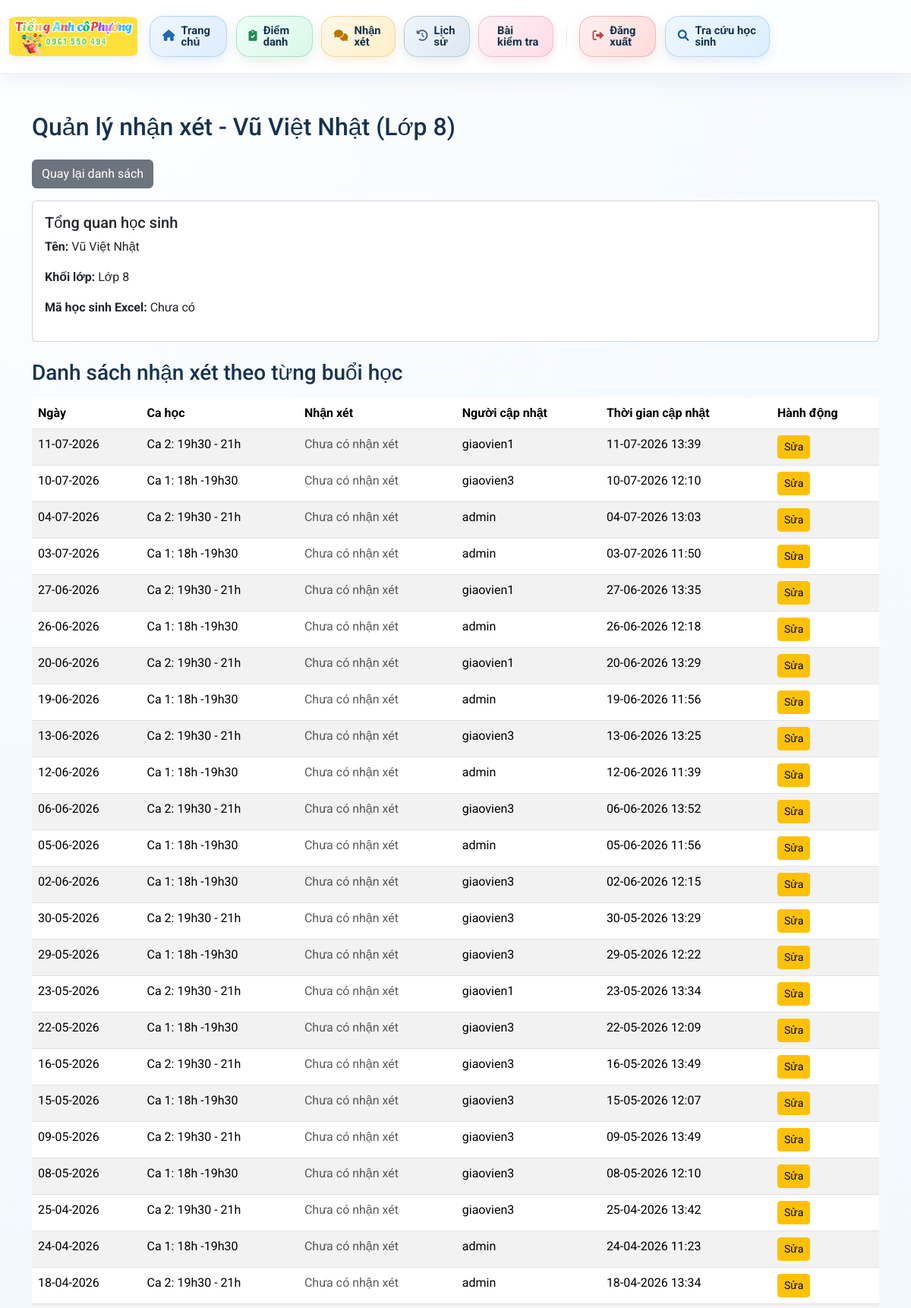
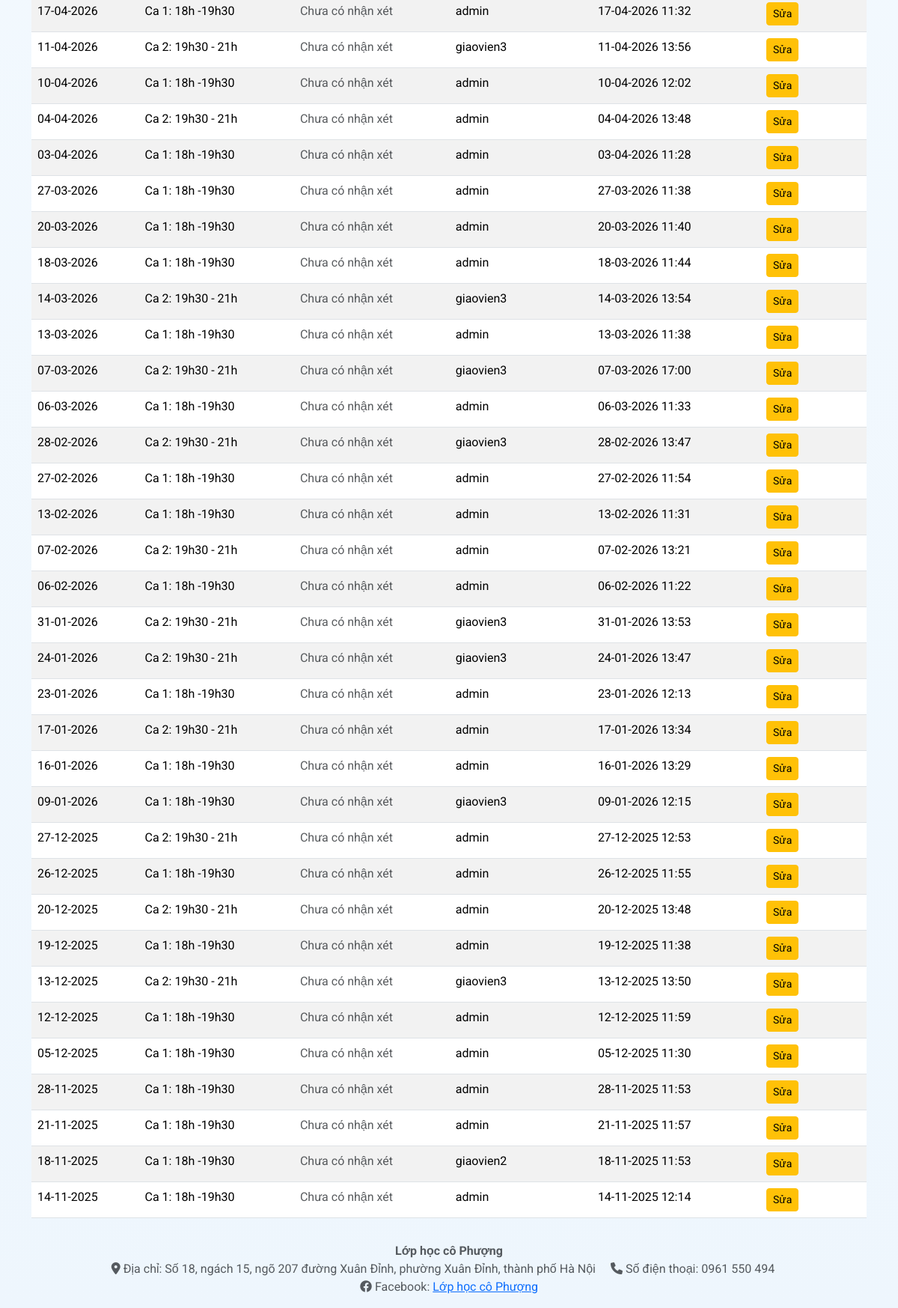
Screenshot of /student_comments/279 (signed in) with the database file from the repository (2 pictures, top to bottom).
### models.py (models this page shows)
class User(UserMixin, db.Model):
    __bind_key__ = 'attendance'
    id = db.Column(db.Integer, primary_key=True)
    username = db.Column(db.String(80), unique=True, nullable=False)
    password = db.Column(db.String(120), nullable=False)
    role = db.Column(db.String(20), default='giaovien', nullable=False) # Đảm bảo trường 'role' tồn tại
    is_admin = db.Column(db.Boolean, default=False)

class Attendance(db.Model):
    __tablename__ = 'attendance'
    __bind_key__ = 'attendance' # This model uses the 'attendance' database
    id = db.Column(db.Integer, primary_key=True)
    student_id = db.Column(db.Integer, nullable=False) # This is NOT a ForeignKey to db_students.Student.id
    date = db.Column(db.Date, nullable=False)
    time_slot = db.Column(db.String(50), nullable=False)
    status = db.Column(db.String(20), nullable=False) # e.g., 'present', 'absent', 'late'
    created_at = db.Column(db.DateTime, default=datetime.utcnow)
    created_by = db.Column(db.Integer, db.ForeignKey('user.id'), nullable=False)
    created_by_user = db.relationship('User', foreign_keys=[created_by], backref='attendance_created')
    updated_at = db.Column(db.DateTime, onupdate=datetime.utcnow)
    update_by = db.Column(db.Integer, db.ForeignKey('user.id'), nullable=True)
    update_by_user = db.relationship('User', foreign_keys=[update_by], backref='attendance_updated')
    comment = db.Column(db.Text, nullable=True)

### app.py (the view)
@app.route('/student_comments/<int:student_id>')
@login_required
def student_comments(student_id):
    student = Student.query.get_or_404(student_id)
    if not current_user.is_admin:
        assignment = TeacherStudentAssignment.query.filter_by(teacher_id=current_user.id, student_id=student_id).first()
        if not assignment:
            flash('Bạn không có quyền xem nhận xét của học sinh này.', 'danger')
            return redirect(url_for('comment_management'))
    if ATTENDANCE_COMMENT_SUPPORTED:
        all_attendances = db.session.query(Attendance).filter_by(student_id=student_id).order_by(Attendance.date.desc(), Attendance.time_slot.desc()).all()
    else:
        all_attendances = []
    return render_template(
        'student_comments.html',
        student=student,
        all_attendances=all_attendances,
        attendance_comment_supported=ATTENDANCE_COMMENT_SUPPORTED
    )

### app.py (called while the page is built)
@login_manager.user_loader
def load_user(user_id):
    return db.session.get(User, int(user_id))

### templates/student_comments.html (shortened to what this page needs)
{% extends "base.html" %}
{% block content %}
<div class="student-comments-container mt-4">
    <h2 class="mb-4">Quản lý nhận xét - {{ student.name }} ({{ student.grade }})</h2>
    <a href="{{ url_for('comment_management') }}" class="btn btn-secondary mb-3">Quay lại danh sách</a>
    <div class="card mb-4">
        <div class="card-body">
            <h5 class="card-title">Tổng quan học sinh</h5>
            <p><strong>Tên:</strong> {{ student.name }}</p>
            <p><strong>Khối lớp:</strong> {{ student.grade }}</p>
            <p><strong>Mã học sinh Excel:</strong> {{ student.excel_student_id or 'Chưa có' }}</p>
        </div>
    </div>
    <h3 class="mb-3">Danh sách nhận xét theo từng buổi học</h3>
    {% if all_attendances %}
    <div class="table-responsive">
        <table class="table table-striped table-hover">
            <thead>
                <tr>
                    <th>Ngày</th>
                    <th>Ca học</th>
                    <th>Nhận xét</th>
                    <th>Người cập nhật</th>
                    <th>Thời gian cập nhật</th>
                    <th>Hành động</th>
                </tr>
            </thead>
            <tbody>
                {% for attendance in all_attendances %}
                <tr>
                    <td>{{ attendance.date.strftime('%d-%m-%Y') }}</td>
                    <td>{{ attendance.time_slot }}</td>
                    <td>
                        {% if attendance.comment %}
                            {{ attendance.comment[:100] }}{% if attendance.comment|length > 100 %}...{% endif %}
                        {% else %}
                            <span class="text-muted">Chưa có nhận xét</span>
                        {% endif %}
                    </td>
                    <td>{{ attendance.update_by_user.username if attendance.update_by_user else attendance.created_by_user.username }}</td>
                    <td>{{ attendance.updated_at.strftime('%d-%m-%Y %H:%M') if attendance.updated_at else attendance.created_at.strftime('%d-%m-%Y %H:%M') }}</td>
                    <td>
                        <button type="button" class="btn btn-warning btn-sm edit-comment-btn"
                                data-attendance-id="{{ attendance.id }}"
                                data-date="{{ attendance.date.strftime('%d-%m-%Y') }}"
                                data-time-slot="{{ attendance.time_slot }}"
                                data-current-comment="{{ attendance.comment | e }}">
                            Sửa
                        </button>
                    </td>
                </tr>
                {% endfor %}
            </tbody>
        </table>
    </div>
    {% else %}
    <p class="alert alert-info">Không tìm thấy bản ghi điểm danh nào cho học sinh này.</p>
    {% endif %}
</div>
{% endblock %}

### static/css/style.css (style rules this page uses)
:root { --app-sky-1: #e9f5ff; --app-sky-2: #cfe7ff; --app-sky-3: #7bb6f5; --app-blue: #2f6fb2; --app-blue-dark: #1f4f82; --app-ink: #16324f; --app-border: rgba(47, 111, 178, 0.14); --app-shadow: 0 10px 30px rgba(32, 76, 123, 0.12); }
body { padding-top: 92px; font-family: 'Roboto', sans-serif; background: radial-gradient(circle at top left, rgba(255, 255, 255, 0.9), transparent 30%), linear-gradient(180deg, #f6fbff 0%, #eef6fd 100%); color: var(--app-ink); }

### rows the page displays
User: update_by_user "giaovien1" "giaovien1" "giaovien1" "giaovien1"
User: update_by_user "giaovien3" "giaovien3" "giaovien3" "giaovien3" "giaovien3" "giaovien3" "giaovien3" "giaovien3" "giaovien3" "giaovien3" "giaovien3" "giaovien3" "giaovien3" "giaovien3" "giaovien3" "giaovien3" "giaovien3" "giaovien3" "giaovien3"
User: update_by_user "admin" "admin" "admin" "admin" "admin" "admin" "admin" "admin" "admin" "admin" "admin" "admin" "admin" "admin" "admin" "admin" "admin" "admin" "admin" "admin" "admin" "admin" "admin" "admin"
Attendance: date "27-12-2025", time_slot "Ca 2: 19h30 - 21h", shows "Chưa có nhận xét", update_by_user "admin", updated_at "27-12-2025 12:53"
Attendance: date "26-12-2025", time_slot "Ca 1: 18h -19h30", shows "Chưa có nhận xét", update_by_user "admin", updated_at "26-12-2025 11:55"
Attendance: date "20-12-2025", time_slot "Ca 2: 19h30 - 21h", shows "Chưa có nhận xét", update_by_user "admin", updated_at "20-12-2025 13:48"
Attendance: date "19-12-2025", time_slot "Ca 1: 18h -19h30", shows "Chưa có nhận xét", update_by_user "admin", updated_at "19-12-2025 11:38"
Attendance: date "13-12-2025", time_slot "Ca 2: 19h30 - 21h", shows "Chưa có nhận xét", update_by_user "giaovien3", updated_at "13-12-2025 13:50"
Attendance: date "12-12-2025", time_slot "Ca 1: 18h -19h30", shows "Chưa có nhận xét", update_by_user "admin", updated_at "12-12-2025 11:59"
Attendance: date "05-12-2025", time_slot "Ca 1: 18h -19h30", shows "Chưa có nhận xét", update_by_user "admin", updated_at "05-12-2025 11:30"
Attendance: date "28-11-2025", time_slot "Ca 1: 18h -19h30", shows "Chưa có nhận xét", update_by_user "admin", updated_at "28-11-2025 11:53"
Attendance: date "21-11-2025", time_slot "Ca 1: 18h -19h30", shows "Chưa có nhận xét", update_by_user "admin", updated_at "21-11-2025 11:57"
Attendance: date "18-11-2025", time_slot "Ca 1: 18h -19h30", shows "Chưa có nhận xét", update_by_user "giaovien2", updated_at "18-11-2025 11:53"
Attendance: date "14-11-2025", time_slot "Ca 1: 18h -19h30", shows "Chưa có nhận xét", update_by_user "admin", updated_at "14-11-2025 12:14"

### other values shown
{{ student.name }} "Vũ Việt Nhật"
{{ student.grade }} "Lớp 8"
{{ student.excel_student_id or 'Chưa có' }} "Chưa có"
{{ attendance.date.strftime('%d-%m-%Y') }} "11-07-2026" "10-07-2026" "04-07-2026" "03-07-2026" "27-06-2026" "26-06-2026" "20-06-2026" "19-06-2026" "13-06-2026" "12-06-2026" "06-06-2026" "05-06-2026" "02-06-2026" "30-05-2026" "29-05-2026" "23-05-2026" "22-05-2026" "16-05-2026" "15-05-2026" "09-05-2026" "08-05-2026" "25-04-2026" "24-04-2026" "18-04-2026" "17-04-2026" "11-04-2026" "10-04-2026" "04-04-2026" "03-04-2026" "27-03-2026" "20-03-2026" "18-03-2026" "14-03-2026" "13-03-2026" "07-03-2026" "06-03-2026" "28-02-2026" "27-02-2026" "13-02-2026" "07-02-2026" "06-02-2026" "31-01-2026" "24-01-2026" "23-01-2026" "17-01-2026" "16-01-2026" "09-01-2026"
{{ attendance.time_slot }} "Ca 2: 19h30 - 21h" "Ca 1: 18h -19h30" "Ca 2: 19h30 - 21h" "Ca 1: 18h -19h30" "Ca 2: 19h30 - 21h" "Ca 1: 18h -19h30" "Ca 2: 19h30 - 21h" "Ca 1: 18h -19h30" "Ca 2: 19h30 - 21h" "Ca 1: 18h -19h30" "Ca 2: 19h30 - 21h" "Ca 1: 18h -19h30" "Ca 1: 18h -19h30" "Ca 2: 19h30 - 21h" "Ca 1: 18h -19h30" "Ca 2: 19h30 - 21h" "Ca 1: 18h -19h30" "Ca 2: 19h30 - 21h" "Ca 1: 18h -19h30" "Ca 2: 19h30 - 21h" "Ca 1: 18h -19h30" "Ca 2: 19h30 - 21h" "Ca 1: 18h -19h30" "Ca 2: 19h30 - 21h" "Ca 1: 18h -19h30" "Ca 2: 19h30 - 21h" "Ca 1: 18h -19h30" "Ca 2: 19h30 - 21h" "Ca 1: 18h -19h30" "Ca 1: 18h -19h30" "Ca 1: 18h -19h30" "Ca 1: 18h -19h30" "Ca 2: 19h30 - 21h" "Ca 1: 18h -19h30" "Ca 2: 19h30 - 21h" "Ca 1: 18h -19h30" "Ca 2: 19h30 - 21h" "Ca 1: 18h -19h30" "Ca 1: 18h -19h30" "Ca 2: 19h30 - 21h" "Ca 1: 18h -19h30" "Ca 2: 19h30 - 21h" "Ca 2: 19h30 - 21h" "Ca 1: 18h -19h30" "Ca 2: 19h30 - 21h" "Ca 1: 18h -19h30" "Ca 1: 18h -19h30"
